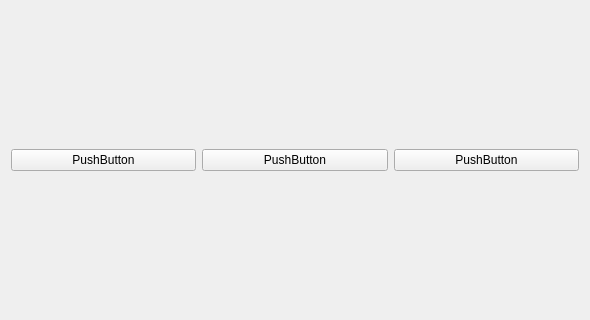
<?xml version="1.0" encoding="UTF-8"?>
<ui version="4.0">
 <class>testTab</class>
 <widget class="QWidget" name="testTab">
  <property name="geometry">
   <rect>
    <x>0</x>
    <y>0</y>
    <width>590</width>
    <height>320</height>
   </rect>
  </property>
  <property name="windowTitle">
   <string>testTab</string>
  </property>
  <layout class="QHBoxLayout" name="horizontalLayout">
   <item>
    <widget class="QPushButton" name="pushButton">
     <property name="text">
      <string>PushButton</string>
     </property>
    </widget>
   </item>
   <item>
    <widget class="QPushButton" name="pushButton_2">
     <property name="text">
      <string>PushButton</string>
     </property>
    </widget>
   </item>
   <item>
    <widget class="QPushButton" name="pushButton_3">
     <property name="text">
      <string>PushButton</string>
     </property>
    </widget>
   </item>
  </layout>
 </widget>
 <resources/>
 <connections/>
</ui>
